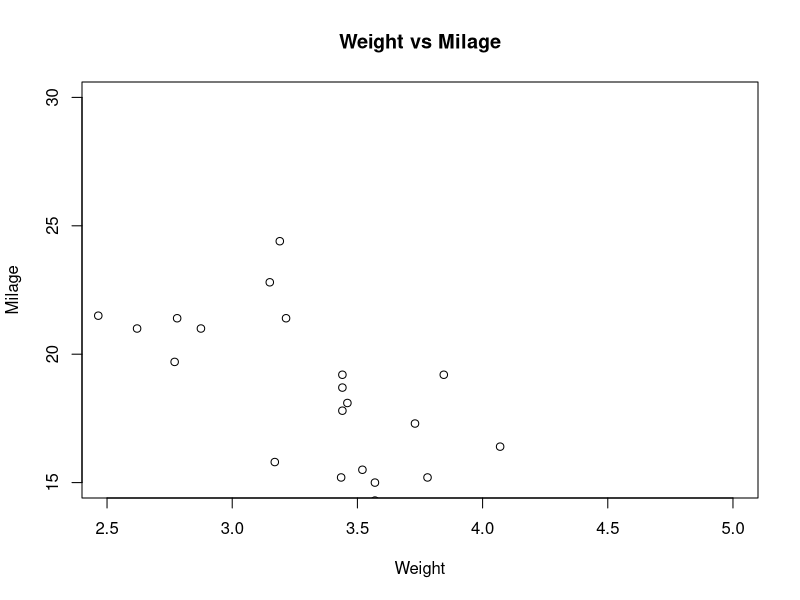
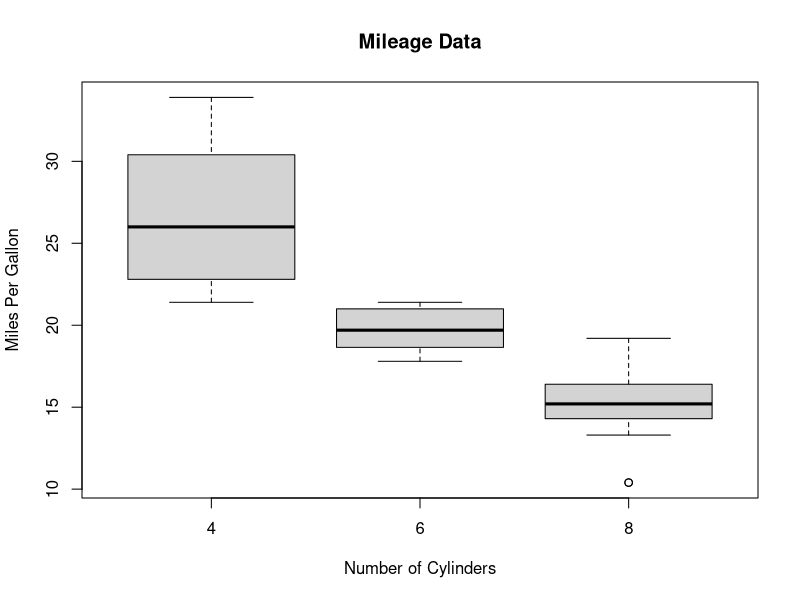
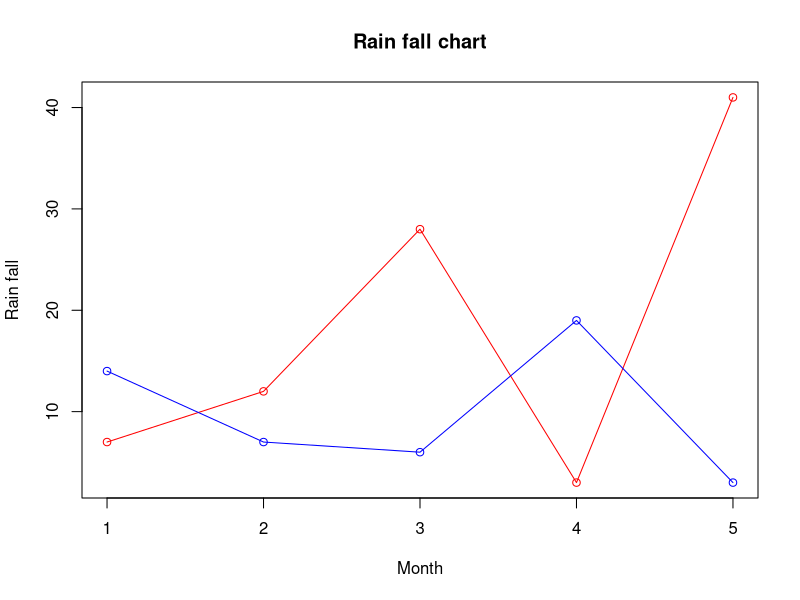

Write R code to recreate these figures, in order.

# Get the input values.
input <- mtcars[,c('wt','mpg')]

# Give the chart file a name.
png(file = "scatterplot.png")

# Plot the chart for cars with weight between 2.5 to 5 and mileage between 15 and 30.
plot(x = input$wt,y = input$mpg,
     xlab = "Weight",
     ylab = "Milage",
     xlim = c(2.5,5),
     ylim = c(15,30),		 
     main = "Weight vs Milage"
)

# Save the file.
dev.off()

input <- mtcars[,c('mpg','cyl')]
print(head(input))

# Give the chart file a name.
png(file = "boxplot.png")

# Plot the chart.
boxplot(mpg ~ cyl, data = mtcars, xlab = "Number of Cylinders",
        ylab = "Miles Per Gallon", main = "Mileage Data")

# Save the file.
dev.off()



# Create the data for the chart.
v <- c(7,12,28,3,41)
t <- c(14,7,6,19,3)

# Give the chart file a name.
png(file = "lines.png")

# Plot the bar chart.
plot(v,type = "o",col = "red", xlab = "Month", ylab = "Rain fall", 
     main = "Rain fall chart")

lines(t, type = "o", col = "blue")

# Save the file.
dev.off()